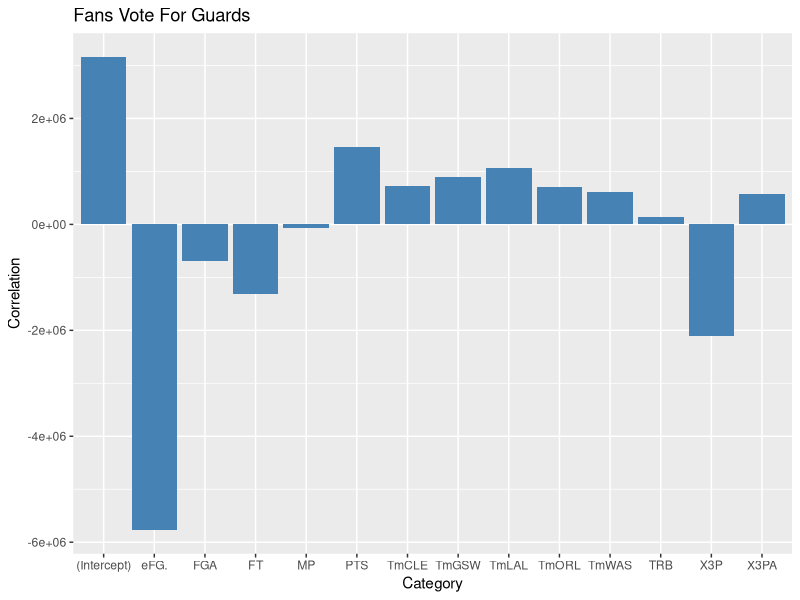
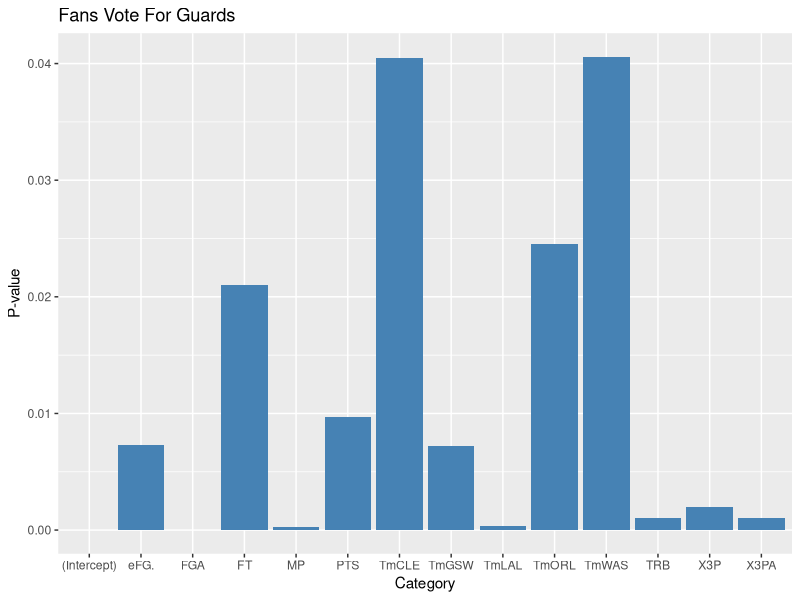
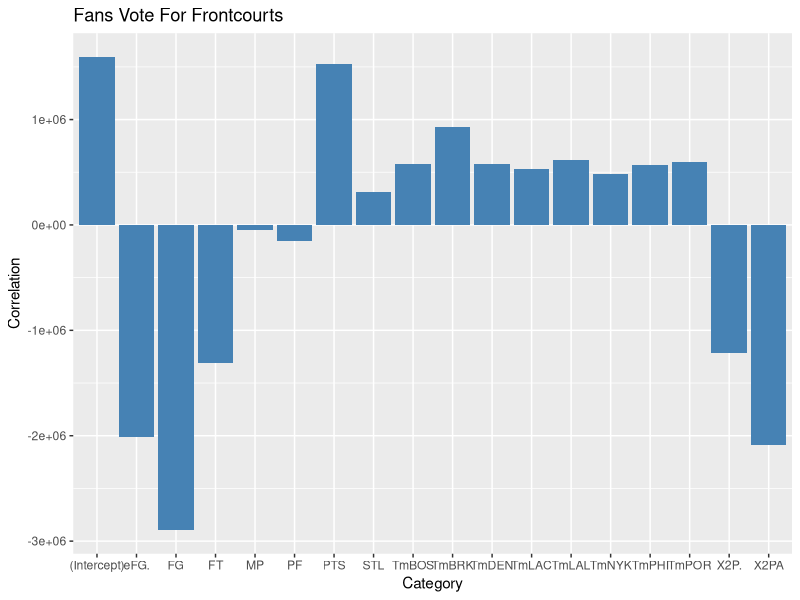
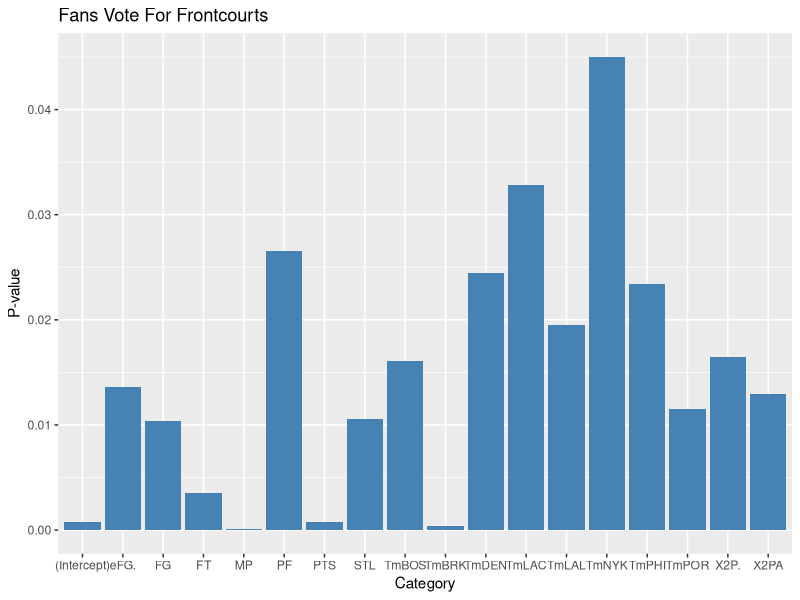
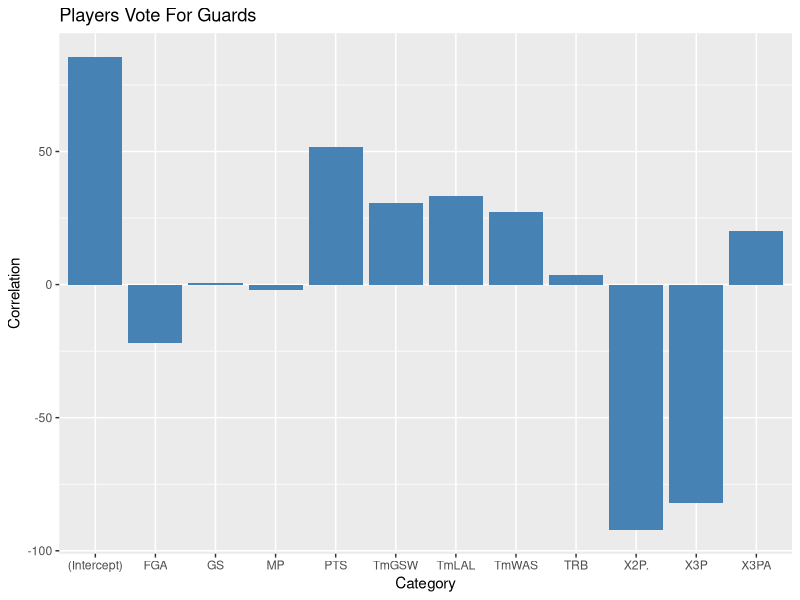
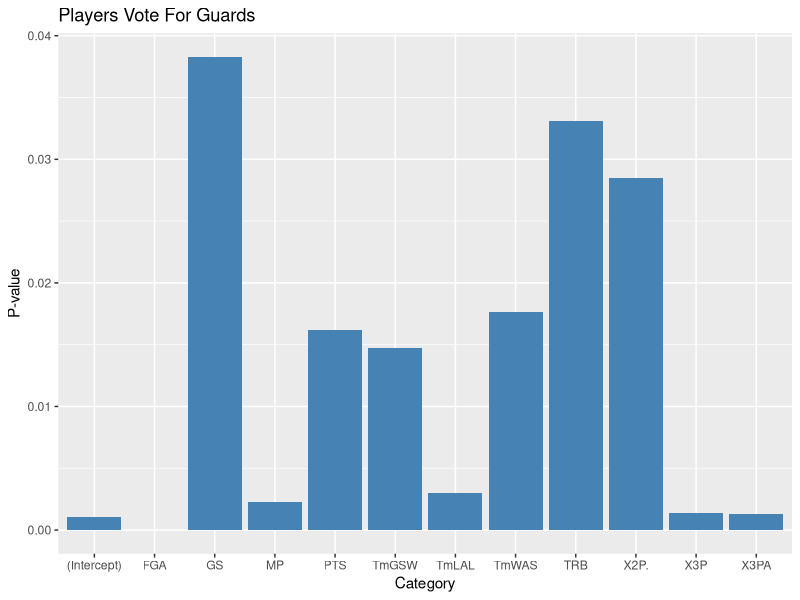
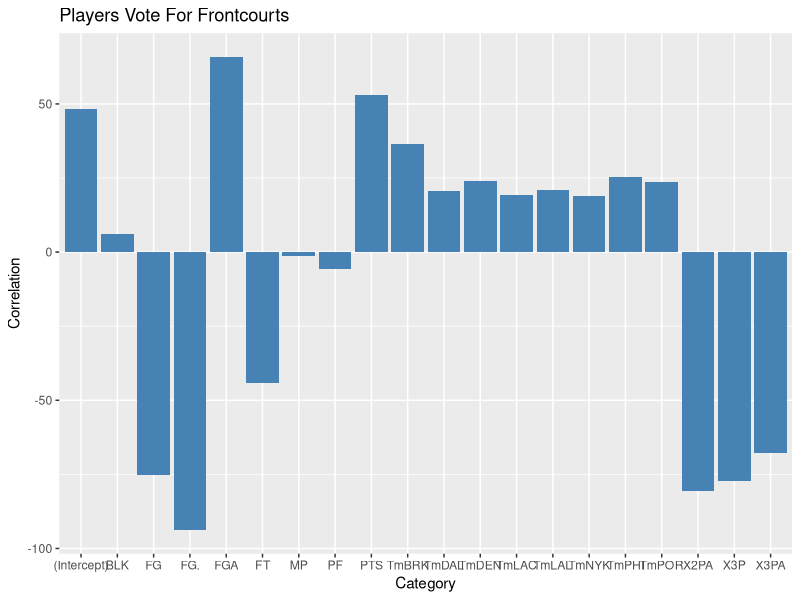
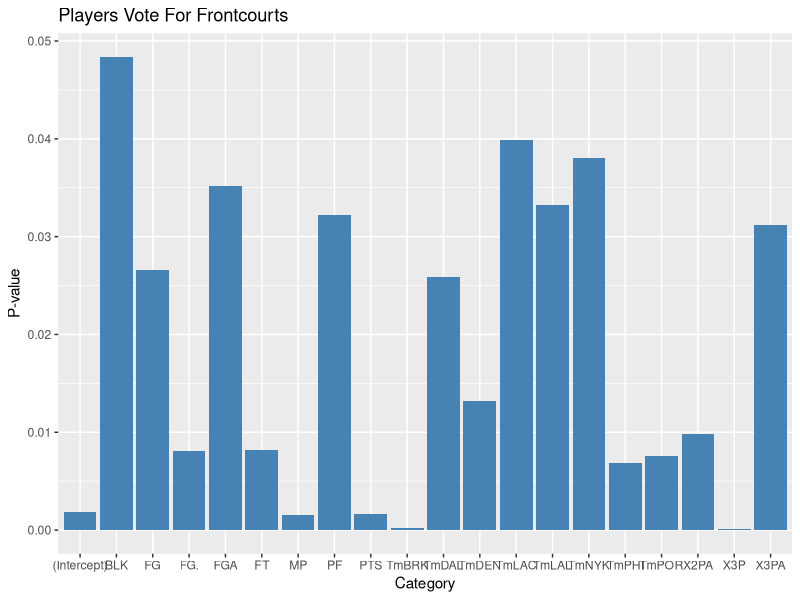

These figures' R source, in order:
library(ggplot2)
data = read.csv("nba_stat.csv", head = T)
point_guard <- subset(data, Pos == "PG")
shooting_guard <- subset(data, Pos == "SG")
small_forward <- subset(data, Pos == "SF")
power_forward <- subset(data, Pos == "PF")
center <- subset(data, Pos == "C")
guard <- rbind(point_guard, shooting_guard)
frontcourt <-rbind(small_forward, power_forward, center)
fans_votes = 0
players_votes = 0
media_votes = 0
for(i in 1:nrow(data)){
  fans_votes = fans_votes + data[i, "FANS"]
  players_votes = players_votes + data[i, "PLAYERS"]
  media_votes = media_votes + data[i, "MEDIA"]
}
print(fans_votes / nrow(data))
print(players_votes / nrow(data))
print(media_votes / nrow(data))
fans_guard = lm(FANS ~ Tm +  GS + MP + FG + FGA  + X3P + X3PA + X3P.
              + X2P. + eFG. + FT +  TRB
              + AST + TOV + PF + PTS, data = guard)
fg_summary <-summary(fans_guard)
fg_p_values <- fg_summary$coef[, "Pr(>|t|)"]
fg_names <- names(fg_summary$coef[, "Pr(>|t|)"])
fg_coef <-fg_summary$coefficients
fg_category = c()
fg_value = c()
fg_pvalue = c()

for(i in 1:length(fg_p_values)){
  if(fg_p_values[i] < 0.05){
    fg_category <- c(fg_category, fg_names[i])
    fg_value <- c(fg_value, fg_coef[i])
    fg_pvalue <- c(fg_pvalue, fg_p_values[i])
  }
}
fg_df <- data.frame(Name = fg_category, Value = fg_value)
fg_pvalue <- data.frame(Name = fg_category, Value = fg_pvalue)
print(fg_pvalue)
ggplot(fg_df, aes(x = Name, y = Value)) +
  geom_bar(stat = "identity", fill = "steelblue") +
  xlab("Category") +
  ylab("Correlation") +
  ggtitle("Fans Vote For Guards")
ggplot(fg_pvalue, aes(x = Name, y = Value)) +
  geom_bar(stat = "identity", fill = "steelblue") +
  xlab("Category") +
  ylab("P-value") +
  ggtitle("Fans Vote For Guards")

fans_frontcourt = lm(FANS ~ Tm + MP + FG + FGA + X3P + X3PA 
                     + X2P + X2P. + X2PA + eFG. + FT  + ORB +  TRB
                     + AST + STL + BLK + TOV + PF + PTS, data = frontcourt)
ff_summary <-summary(fans_frontcourt)
ff_p_values <- ff_summary$coef[, "Pr(>|t|)"]
ff_names <- names(ff_summary$coef[, "Pr(>|t|)"])
ff_coef <-ff_summary$coefficients
ff_category = c()
ff_value = c()
ff_pvalue = c()
for(i in 1:length(ff_p_values)){
  if(ff_p_values[i] < 0.05){
    ff_category <- c(ff_category, ff_names[i])
    ff_value <- c(ff_value, ff_coef[i])
    ff_pvalue <- c(ff_pvalue, ff_p_values[i])
  }
}
ff_df <- data.frame(Name = ff_category, Value = ff_value)
ff_pvalue <- data.frame(Name = ff_category, Value = ff_pvalue)

ggplot(ff_df, aes(x = Name, y = Value)) +
  geom_bar(stat = "identity", fill = "steelblue") +
  xlab("Category") +
  ylab("Correlation") +
  ggtitle("Fans Vote For Frontcourts")
ggplot(ff_pvalue, aes(x = Name, y = Value)) +
  geom_bar(stat = "identity", fill = "steelblue") +
  xlab("Category") +
  ylab("P-value") +
  ggtitle("Fans Vote For Frontcourts")

players_guard = lm(PLAYERS ~ Tm + GS + MP + FG + FGA  + X3P + X3PA 
                   +  X2P. + eFG. + FT + FTA + TRB
                   +  STL +  TOV + PF + PTS, data = guard)
pg_summary <-summary(players_guard)
pg_p_values <- pg_summary$coef[, "Pr(>|t|)"]
pg_names <- names(pg_summary$coef[, "Pr(>|t|)"])
pg_coef <-pg_summary$coefficients
pg_category = c()
pg_value = c()
pg_pvalue = c()

for(i in 1:length(pg_p_values)){
  if(pg_p_values[i] < 0.05){
    pg_category <- c(pg_category, pg_names[i])
    pg_value <- c(pg_value, pg_coef[i])
    pg_pvalue <- c(pg_pvalue, pg_p_values[i])
  }
}
pg_df <- data.frame(Name = pg_category, Value = pg_value)
pg_pvalue <- data.frame(Name = pg_category, Value = pg_pvalue)
print(pg_pvalue)
ggplot(pg_df, aes(x = Name, y = Value)) +
  geom_bar(stat = "identity", fill = "steelblue") +
  xlab("Category") +
  ylab("Correlation") +
  ggtitle("Players Vote For Guards")
ggplot(pg_pvalue, aes(x = Name, y = Value)) +
  geom_bar(stat = "identity", fill = "steelblue") +
  xlab("Category") +
  ylab("P-value") +
  ggtitle("Players Vote For Guards")

players_frontcourt = lm(PLAYERS ~ Tm + MP + FG + FGA + FG. + X3P + X3PA 
                        +  X2P. + X2PA + FT + ORB +  TRB
                        + AST + STL + BLK + TOV + PF + PTS, data = frontcourt)
pf_summary <-summary(players_frontcourt)
pf_p_values <- pf_summary$coef[, "Pr(>|t|)"]
pf_names <- names(pf_summary$coef[, "Pr(>|t|)"])
pf_coef <-pf_summary$coefficients
pf_category = c()
pf_value = c()
pf_pvalue = c()

for(i in 1:length(pf_p_values)){
  if(pf_p_values[i] < 0.05){
    pf_category <- c(pf_category, pf_names[i])
    pf_value <- c(pf_value, pf_coef[i])
    pf_pvalue <- c(pf_pvalue, pf_p_values[i])
  }
}
pf_df <- data.frame(Name = pf_category, Value = pf_value)
pf_pvalue <- data.frame(Name = pf_category, Value = pf_pvalue)
print(pf_pvalue)
ggplot(pf_df, aes(x = Name, y = Value)) +
  geom_bar(stat = "identity", fill = "steelblue") +
  xlab("Category") +
  ylab("Correlation") +
  ggtitle("Players Vote For Frontcourts")
ggplot(pf_pvalue, aes(x = Name, y = Value)) +
  geom_bar(stat = "identity", fill = "steelblue") +
  xlab("Category") +
  ylab("P-value") +
  ggtitle("Players Vote For Frontcourts")

media_guard = lm(MEDIA ~ Tm + GS + MP + FG + FGA + X3P + X3PA 
                 + X2P. + eFG. + FT + FTA  + TRB
                 +  TOV + PF + PTS, data = guard)
mg_summary <-summary(media_guard)
mg_p_values <- mg_summary$coef[, "Pr(>|t|)"]
mg_names <- names(mg_summary$coef[, "Pr(>|t|)"])
mg_coef <-mg_summary$coefficients
mg_category = c()
mg_value = c()
mg_pvalue = c()

for(i in 1:length(mg_p_values)){
  if(mg_p_values[i] < 0.05){
    mg_category <- c(mg_category, mg_names[i])
    mg_value <- c(mg_value, mg_coef[i])
    mg_pvalue <- c(mg_pvalue, mg_p_values[i])
  }
}
mg_df <- data.frame(Name = mg_category, Value = mg_value)
mg_pvalue <- data.frame(Name = mg_category, Value = mg_pvalue)
print(mg_pvalue)
ggplot(mg_df, aes(x = Name, y = Value)) +
  geom_bar(stat = "identity", fill = "steelblue") +
  xlab("Category") +
  ylab("Correlation") +
  ggtitle("Media Vote For Guards")
ggplot(mg_pvalue, aes(x = Name, y = Value)) +
  geom_bar(stat = "identity", fill = "steelblue") +
  xlab("Category") +
  ylab("P-value") +
  ggtitle("Media Vote For Guards")

media_frontcourt = lm(MEDIA ~ Tm + G  + MP + FG + FG.  + X3P.
                      + X2P + X2PA  + FT + FT. + ORB + TRB
                      + AST + STL + PTS, data = frontcourt)
mf_summary <-summary(media_frontcourt)
mf_p_values <- mf_summary$coef[, "Pr(>|t|)"]
mf_names <- names(mf_summary$coef[, "Pr(>|t|)"])
mf_coef <-mf_summary$coefficients
mf_category = c()
mf_value = c()
mf_pvalue = c()

for(i in 1:length(mf_p_values)){
  if(mf_p_values[i] < 0.05){
    mf_category <- c(mf_category, mf_names[i])
    mf_value <- c(mf_value, mf_coef[i])
    mf_pvalue <- c(mf_pvalue, mf_p_values[i])
  }
}
mf_df <- data.frame(Name = mf_category, Value = mf_value)
mf_pvalue <- data.frame(Name = mf_category, Value = mf_pvalue)
print(mf_pvalue)
ggplot(mf_df, aes(x = Name, y = Value)) +
  geom_bar(stat = "identity", fill = "steelblue") +
  xlab("Category") +
  ylab("Correlation") +
  ggtitle("Media Vote For Frontcourts")
ggplot(mf_pvalue, aes(x = Name, y = Value)) +
  geom_bar(stat = "identity", fill = "steelblue") +
  xlab("Category") +
  ylab("P-value") +
  ggtitle("Media Vote For Frontcourts")

fans_guard_interaction = lm(FANS ~ PTS * X3PA, data = guard)
summary(fans_guard_interaction)
players_guard_interaction = lm(PLAYERS ~ PTS * X3PA, data = guard)
summary(players_guard_interaction)
players_frontcourt_interaction = lm(PLAYERS ~ PTS * FGA, data = frontcourt)
summary(players_frontcourt_interaction)
media_guard_interaction = lm(MEDIA ~ PTS * X3PA, data = guard)
summary(media_guard_interaction)
media_frontcourt_interaction = lm(MEDIA ~ PTS * X2P, data = frontcourt)
summary(media_frontcourt_interaction)

residuals(fans_guard)
par(mfrow = c(1, 2))
plot(fans_guard)

residuals(fans_frontcourt)
par(mfrow = c(1, 2))
plot(fans_frontcourt)

residuals(players_guard)
par(mfrow = c(1, 2))
plot(players_guard)

residuals(players_frontcourt)
par(mfrow = c(1, 2))
plot(players_frontcourt)

residuals(media_guard)
par(mfrow = c(1, 2))
plot(media_guard)

residuals(media_frontcourt)
par(mfrow = c(1, 2))
plot(media_frontcourt)

data_2023 = read.csv("nba_2023.csv", head = T)

f_p_df <- data.frame()
p_p_df <- data.frame()
m_p_df <- data.frame()

for(i in 1:nrow(data_2023)){
  if(data_2023[i, "Pos"] == "PG"){
    f_pg_p <- round(predict(fans_guard, newdata = data_2023[i, ]))
    f_p_df <- rbind(f_p_df, data.frame(name = data_2023[i, "Player"], FANS = f_pg_p))
    p_pg_p <- round(predict(players_guard, newdata = data_2023[i, ]))
    p_p_df <- rbind(p_p_df, data.frame(name = data_2023[i, "Player"], PLAYERS = p_pg_p))
    m_pg_p <- round(predict(media_guard, newdata = data_2023[i, ]))
    m_p_df <- rbind(m_p_df, data.frame(name = data_2023[i, "Player"], PLAYERS = m_pg_p))
  }
  else if(data_2023[i, "Pos"] == "SG"){
    f_sg_p <- round(predict(fans_guard, newdata = data_2023[i, ]))
    f_p_df <- rbind(f_p_df, data.frame(name = data_2023[i, "Player"], FANS = f_sg_p))
    p_sg_p <- round(predict(players_guard, newdata = data_2023[i, ]))
    p_p_df <- rbind(p_p_df, data.frame(name = data_2023[i, "Player"], PLAYERS = p_sg_p))
    m_sg_p <- round(predict(media_guard, newdata = data_2023[i, ]))
    m_p_df <- rbind(m_p_df, data.frame(name = data_2023[i, "Player"], PLAYERS = m_sg_p))
  }
  else if(data_2023[i, "Pos"] == "SF"){
    f_sf_p <- round(predict(fans_frontcourt, newdata = data_2023[i, ]))
    f_p_df <- rbind(f_p_df, data.frame(name = data_2023[i, "Player"], FANS = f_sf_p))
    p_sf_p <- round(predict(players_frontcourt, newdata = data_2023[i, ]))
    p_p_df <- rbind(p_p_df, data.frame(name = data_2023[i, "Player"], PLAYERS = p_sf_p))
    m_sf_p <- round(predict(media_frontcourt, newdata = data_2023[i, ]))
    m_p_df <- rbind(m_p_df, data.frame(name = data_2023[i, "Player"], PLAYERS = m_sf_p))
  }
  else if(data_2023[i, "Pos"] == "PF"){
    f_pf_p <- round(predict(fans_frontcourt, newdata = data_2023[i, ]))
    f_p_df <- rbind(f_p_df,  data.frame(name = data_2023[i, "Player"], FANS = f_pf_p))
    p_pf_p <- round(predict(players_frontcourt, newdata = data_2023[i, ]))
    p_p_df <- rbind(p_p_df, data.frame(name = data_2023[i, "Player"], PLAYERS = p_pf_p))
    m_pf_p <- round(predict(media_frontcourt, newdata = data_2023[i, ]))
    m_p_df <- rbind(m_p_df, data.frame(name = data_2023[i, "Player"], PLAYERS = m_pf_p))
  }
  else if(data_2023[i, "Pos"] == "C"){
    f_c_p <- round(predict(fans_frontcourt, newdata = data_2023[i, ]))
    f_p_df <- rbind(f_p_df,data.frame(name = data_2023[i, "Player"], FANS = f_c_p))
    p_c_p <- round(predict(players_frontcourt, newdata = data_2023[i, ]))
    p_p_df <- rbind(p_p_df, data.frame(name = data_2023[i, "Player"], PLAYERS = p_c_p))
    m_c_p <- round(predict(media_frontcourt, newdata = data_2023[i, ]))
    m_p_df <- rbind(m_p_df, data.frame(name = data_2023[i, "Player"], PLAYERS = m_c_p))
  }
}

write.table(f_p_df, file = "fans_prediction.csv", col.names = !file.exists("output.csv"), row.names = FALSE)
write.table(p_p_df, file = "players_prediction.csv", col.names = !file.exists("output.csv"), row.names = FALSE)
write.table(m_p_df, file = "media_prediction.csv", col.names = !file.exists("output.csv"), row.names = FALSE)

